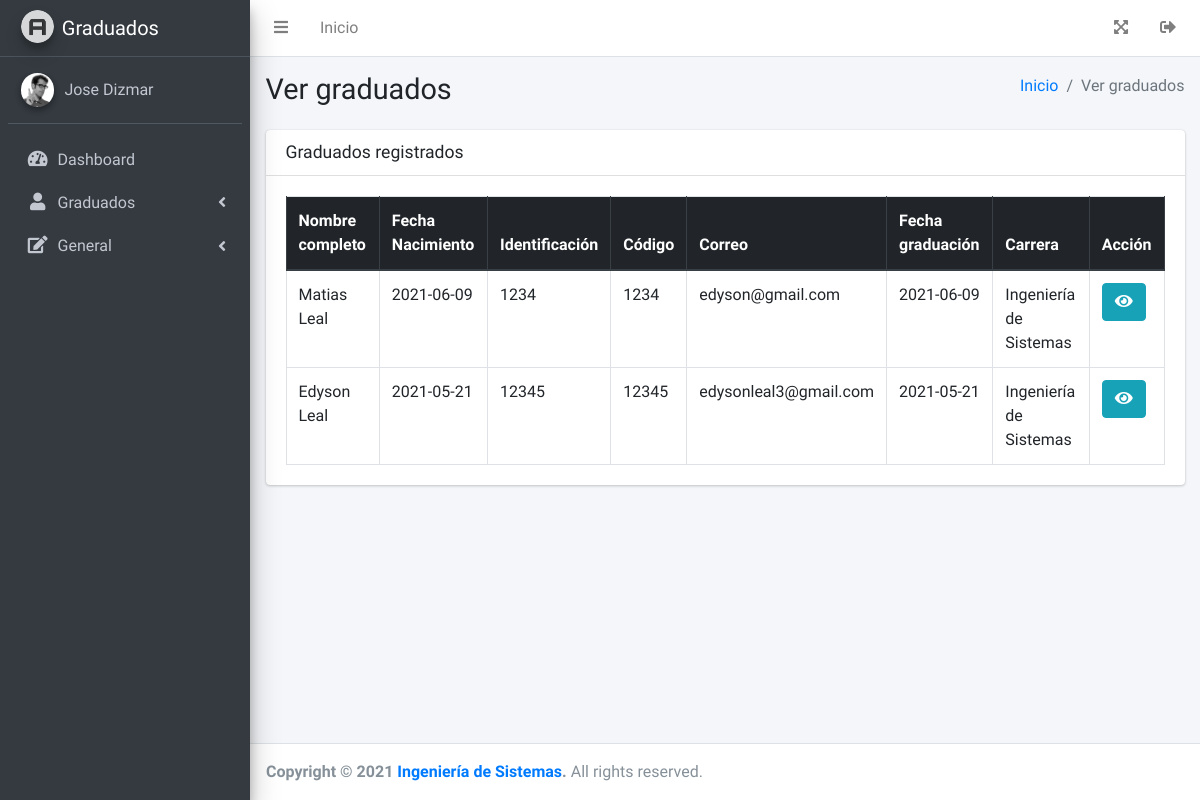
Screenshot of /Ver-graduados (signed in) with the database file from the repository.
### tables this page shows
CREATE TABLE `persona` (
  `id` int(11) NOT NULL,
  `nombre` varchar(100) NOT NULL,
  `apellido` varchar(100) NOT NULL,
  `fecha_nacimiento` date NOT NULL,
  `identificacion` varchar(20) NOT NULL,
  `codigo_institucional` varchar(10) NOT NULL,
  `correo` varchar(50) NOT NULL,
  `contrasena` varchar(50) NOT NULL,
  `fecha_graduacion` date NOT NULL,
  `carrera_graduacion` int(11) NOT NULL,
  `rol` int(11) NOT NULL
);

CREATE TABLE `carrera` (
  `id` int(11) NOT NULL,
  `descripcion` varchar(50) NOT NULL
);

### controller/Controlador.php (called while the page is built)
<?php
class Controlador
{
    public function ctrPlantilla()
    {
        include "view/Plantilla.php";
    }
}

### index.php (called while the page is built, shortened)
<?php
require_once "controller/Controlador.php";
$plantilla = new Controlador();
$plantilla->ctrPlantilla();
?>

### view/modulos/navegacion/Ver-graduados.php (the view)
<div class="content-wrapper">
    <div class="content-header">
        <div class="container-fluid">
            <div class="row mb-2">
                <div class="col-sm-6">
                    <h1 class="m-0">Ver graduados</h1>
                </div>
                <div class="col-sm-6">
                    <ol class="breadcrumb float-sm-right">
                        <li class="breadcrumb-item"><a href="Administracion">Inicio</a></li>
                        <li class="breadcrumb-item active">Ver graduados</li>
                    </ol>
                </div>
            </div>
        </div>
    </div>
    <section class="content">
        <div class="container-fluid">
            <div class="row">
                <div class="col-12">
                    <div class="card">
                        <div class="card-header">
                            <h3 class="card-title">Graduados registrados</h3>
                        </div>
                        <div class="card-body">
                            <table id="example1" class="table table-bordered ">
                                <thead class="thead-dark">
                                    <tr>
                                        <th>Nombre completo</th>
                                        <th>Fecha Nacimiento</th>
                                        <th>Identificaci&oacute;n</th>
                                        <th>C&oacute;digo</th>
                                        <th>Correo</th>
                                        <th>Fecha graduaci&oacute;n</th>
                                        <th>Carrera</th>
                                        <th>Acci&oacute;n</th>
                                    </tr>
                                </thead>
                                <tbody>
                                    <?php
                                    $query = $conexion->query("SELECT p.id, p.nombre, p.apellido, p.fecha_nacimiento, p.identificacion, p.codigo_institucional,
                                    p.correo, p.fecha_graduacion, c.descripcion AS carrera FROM persona p INNER JOIN carrera c ON p.carrera_graduacion = c.id
                                    ORDER BY p.identificacion ASC");
                                    while ($row = mysqli_fetch_array($query)) {
                                        echo "<tr>
                                                <td>" . utf8_encode($row["nombre"] . " " . $row["apellido"]) . "</td>
                                                <td>" . $row["fecha_nacimiento"] . "</td>
                                                <td>" . $row["identificacion"] . "</td>
                                                <td>" . utf8_encode($row["codigo_institucional"]) . "</td>
                                                <td>" . utf8_encode($row["correo"]) . "</td>
                                                <td>" . $row["fecha_graduacion"] . "</td>
                                                <td>" . utf8_encode($row["carrera"]) . "</td>
                                                <td>
                                                    <a class='btn btn-info' onclick='verPersonal(" . $row["identificacion"] . "," . 2 . ")'><i class='fas fa-eye'></i></a>
                                                </td>
                                            </tr>";
                                    }
                                    ?>
                                </tbody>
                            </table>
                        </div>
                    </div>
                </div>
            </div>
        </div>
    </section>
</div>

### rows the page displays
persona: utf8_encode($row["nombre"] . " " . $row["apellido"]) "Matias Leal", fecha_nacimiento "2021-06-09", identificacion "1234", codigo_institucional "1234", correo "edyson@gmail.com", fecha_graduacion "2021-06-09", carrera_graduacion.descripcion "Ingeniería de Sistemas"
persona: utf8_encode($row["nombre"] . " " . $row["apellido"]) "Edyson Leal", fecha_nacimiento "2021-05-21", identificacion "12345", codigo_institucional "12345", correo "edysonleal3@gmail.com", fecha_graduacion "2021-05-21", carrera_graduacion.descripcion "Ingeniería de Sistemas"
